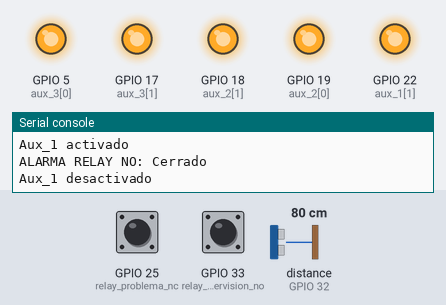
Bench run of a program on a simulated ESP32 board running MicroPython. On the bench: output pins drawn as LEDs (lit = HIGH), the last lines printed to the serial console. Inputs (shaded band) come from the test bench; at power-on: GPIO 25 (relay_problema_nc) HIGH, GPIO 33 (relay_supervision_no) HIGH, distance to the obstacle (sensor on GPIO 32) 80 cm. The echo pulse lasts 58.3 µs per cm; random numbers come from a fixed seed; threads take turns every 2 ms; pins used as bus, display or sensor lines are not drawn.

Above: at 1.2 s.
1.3 s: GPIO 25 (relay_problema_nc) pulled LOW for 0.15 s
At 3.5 s:
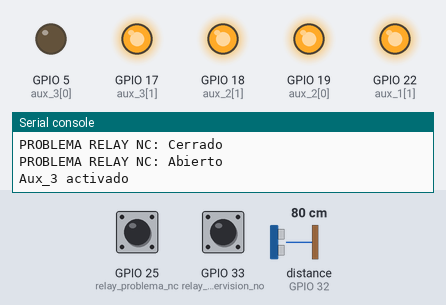
4.4 s: GPIO 33 (relay_supervision_no) pulled LOW for 0.15 s
At 9.3 s:
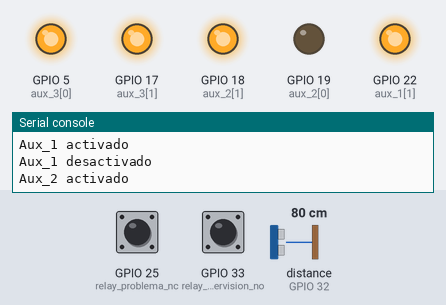
Timing chart, 0 to 16.5 s (numbered marks = the images above; inputs shaded):
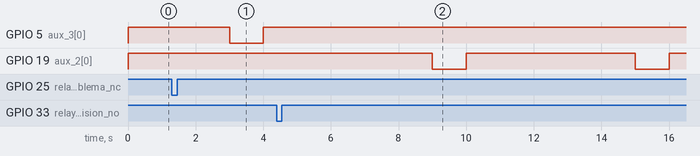

The program:

3_relay_test.py
```python
from machine import Pin
import utime
import random
from _thread import start_new_thread
import time

# Definir pines de entrada para los relays, configurando según NO y NC
relay_alarma_no = Pin(32, Pin.IN, Pin.PULL_UP)   # Alarma, Normalmente Abierto
relay_supervision_no = Pin(33, Pin.IN, Pin.PULL_UP)  # Supervisión, Normalmente Abierto
relay_problema_nc = Pin(25, Pin.IN, Pin.PULL_UP)  # Problema, Normalmente Cerrado

# Definir pines de salida para las entradas auxiliares (lado derecho del ESP32)
aux_1 = (Pin(23, Pin.OUT, value=1), Pin(22, Pin.OUT, value=1))  # Auxiliar 1
aux_2 = (Pin(19, Pin.OUT, value=1), Pin(18, Pin.OUT, value=1))  # Auxiliar 2
aux_3 = (Pin(5, Pin.OUT, value=1), Pin(17, Pin.OUT, value=1))   # Auxiliar 3
aux_list = [aux_1, aux_2, aux_3]

# Estado anterior de los relays para detectar cambios
estado_anterior = {
    "alarma_no": relay_alarma_no.value(),
    "supervision_no": relay_supervision_no.value(),
    "problema_nc": relay_problema_nc.value(),
}

def check_relay_changes():
    """ Verifica cambios en el estado de los relays y muestra un mensaje """
    while True:
        for relay_id, relay_pin in [
            ("alarma_no", relay_alarma_no),
            ("supervision_no", relay_supervision_no),
            ("problema_nc", relay_problema_nc)
        ]:
            current_state = relay_pin.value()
            if current_state != estado_anterior[relay_id]:
                relay_type = "NC" if "nc" in relay_id else "NO"
                relay_name = relay_id.split('_')[0].upper()
                print(f"{relay_name} RELAY {relay_type}: {'Cerrado' if current_state == 0 else 'Abierto'}")
                estado_anterior[relay_id] = current_state
        utime.sleep(0.1)

def random_aux_activation():
    """ Activa un par auxiliar al azar para simular un botón presionado """
    while True:
        random_aux = random.choice(aux_list)
        index = aux_list.index(random_aux)
        random_aux[0].value(0)  # IN a LOW
        print(f"Aux_{index + 1} activado")
        utime.sleep(1)  # Mantener activado por 5 segundos
        random_aux[0].value(1)  # IN a HIGH
        print(f"Aux_{index + 1} desactivado")
        utime.sleep(2)  # Esperar 10 segundos antes de activar otro

def exec_time(nombre_funcion):
    start_time = time.ticks_ms()  # Marca de tiempo al inicio
    # Código cuya duración quieres medir
    duration = time.ticks_ms() - start_time  # Calcula la duración
    print(f"Duración de: {nombre_funcion}, {duration}, ms")


# Iniciar hilos para la simulación de presión de botón y monitoreo de relays
start_new_thread(random_aux_activation, ())
start_new_thread(check_relay_changes, ())
exec_time(check_relay_changes)
```

Measured:
- by itself, GPIO 19 (aux_2[0]): alternates HIGH for 5.0 s and LOW for 1.0 s
